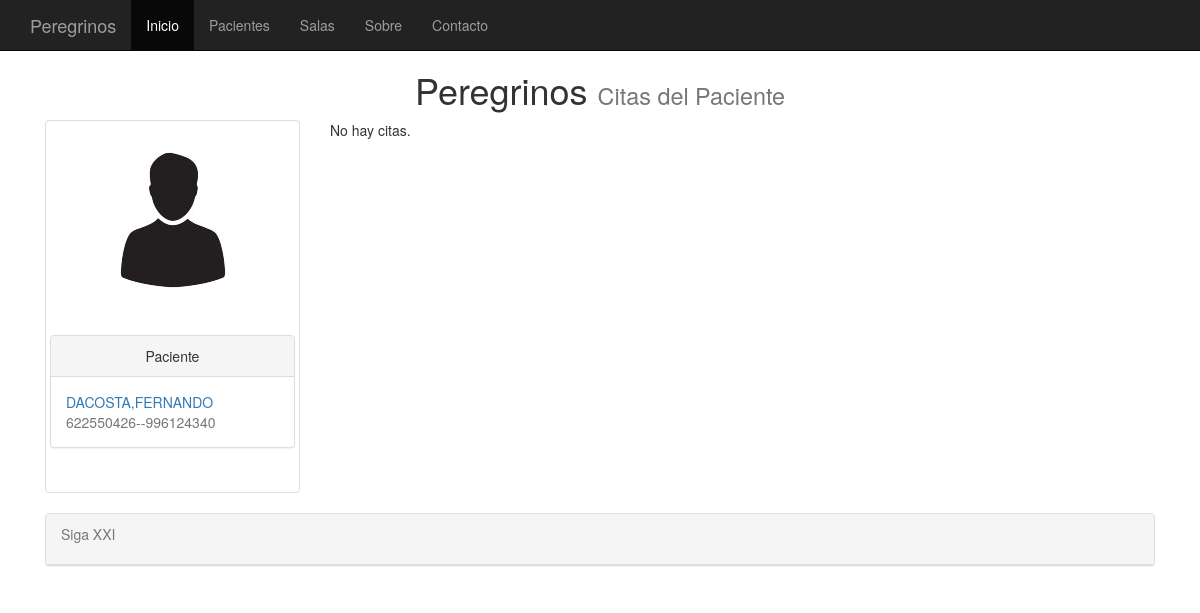
The app's page /citas/2/, older data.
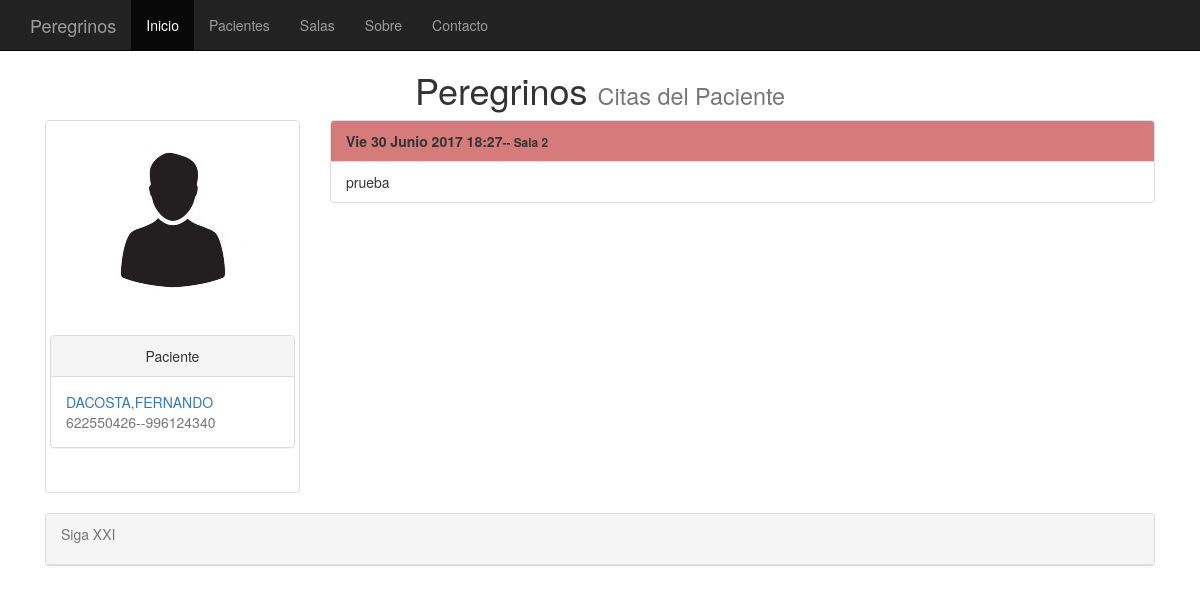
The same page, newer data.
### clinica/models.py (models this page shows, shortened)
class citas(models.Model):
    fecha = models.DateTimeField(default=datetime.now, blank=True)
    cliente = models.ForeignKey(clientes, default=None, null=True, blank=True)
    observaciones = models.TextField()
    sala = models.ForeignKey(salas, default=None, null=True, blank=True)

class salas(models.Model):
    sala = models.CharField(max_length=25)
    color = models.CharField(max_length=7)
    observaciones = models.TextField(default=None, null=True)
    def __unicode__(self):
        return self.sala

### clinica/views.py (the view)
# urls.py: url(r'^citas/([\w]+)/$', ListaCitas.as_view(), name='listacitas' ),
class ListaCitas(ListView):
    paginate_by = 7
    def get_queryset(self):
        self.cliente = get_object_or_404(clientes, id=self.args[0])
        return citas.objects.filter(cliente=self.cliente).order_by('-fecha')
    def get_context_data(self,**kwargs):
        context = super(ListaCitas,self).get_context_data(**kwargs)
        context['cliente']=self.cliente
        return context

### templates/clinica/citas_list.html
{% extends "clinica/plantilla_clientes.html" %}
{% block titulo %}
Citas del Paciente
{% endblock %}
{% block lista %}
	<div class="col-md-9" >
		{% if object_list %}
			<div class="list-group">
				{% for citas  in object_list %}
					<spam class="list-group-item" style="background-color:{{citas.sala.color}};"  ><strong>{{ citas.fecha | date:"D j  F  Y H:i" }}<small>-- {{citas.sala}}</small></strong></spam>
					<spam class="list-group-item"><smal>{{ citas.observaciones }}</smal></spam>
			  {% endfor %}
			</div>
	        {% else %}
	            <p>No hay citas.</p>
	  	{% endif %}
</div>
{% endblock lista %}

Row changes from the older to the newer data that the page shows:
added citas: fecha "Vie 30 Junio 2017 18:27", sala "Sala 2", observaciones "prueba"
Text that changed along with them:
text no longer shown: "No hay citas."
